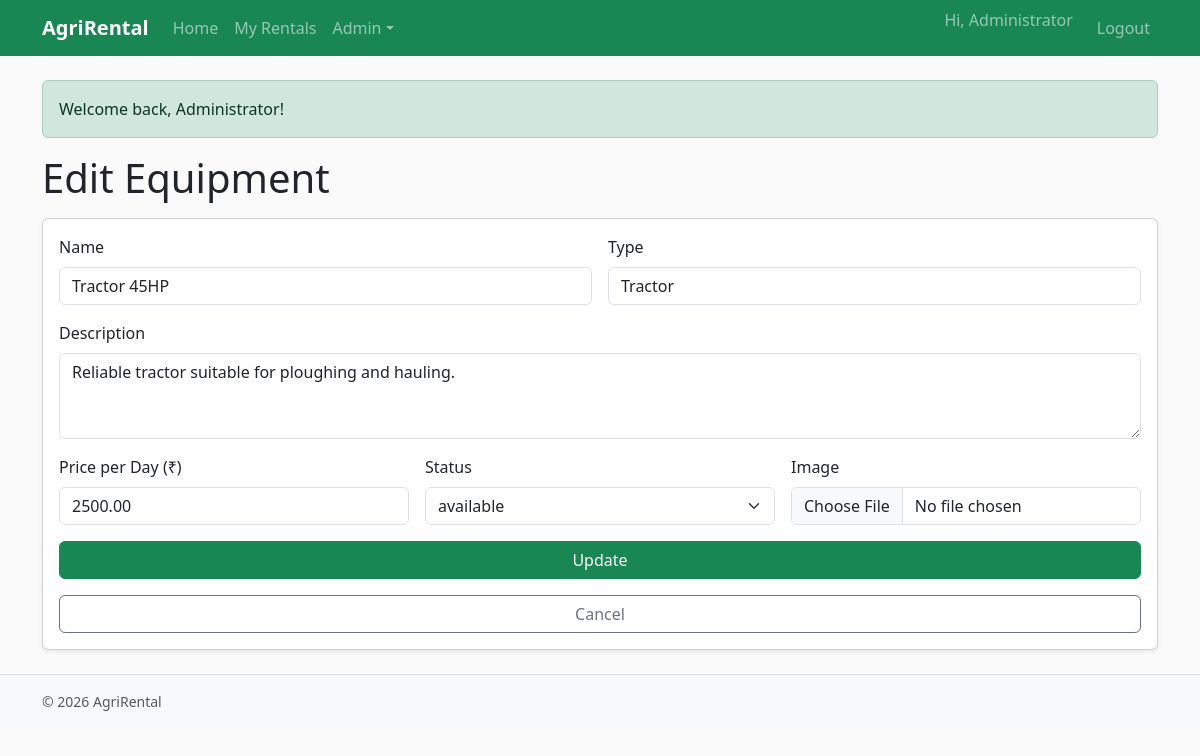
Screenshot of /public/admin/equipment_edit.php?id=1 (signed in) with the database file from the repository.
### tables this page shows
CREATE TABLE equipment (
  id INT AUTO_INCREMENT PRIMARY KEY,
  name VARCHAR(150) NOT NULL,
  type VARCHAR(100) NOT NULL,
  description TEXT,
  price_per_day DECIMAL(10,2) NOT NULL,
  status ENUM('available','unavailable') NOT NULL DEFAULT 'available',
  image VARCHAR(255),
  created_at TIMESTAMP DEFAULT CURRENT_TIMESTAMP
);

### includes/functions.php (called while the page is built, shortened)
<?php
function e($str){ return htmlspecialchars($str, ENT_QUOTES, 'UTF-8'); }
?>

### public/admin/equipment_edit.php (the view, shortened to what this page needs)
<?php
require_once __DIR__ . '/../../includes/header.php';
$id = (int)($_GET['id'] ?? 0);
$stmt = $conn->prepare("SELECT * FROM equipment WHERE id=?");
$stmt->bind_param('i',$id);
$stmt->execute();
$item = $stmt->get_result()->fetch_assoc();
?>
<h1 class="mb-3">Edit Equipment</h1>
<form class="card card-body shadow-sm" method="post" enctype="multipart/form-data">
  <div class="row g-3">
    <div class="col-md-6">
      <label class="form-label">Name</label>
      <input class="form-control" name="name" value="<?= e($item['name']) ?>" required>
    </div>
    <div class="col-md-6">
      <label class="form-label">Type</label>
      <input class="form-control" name="type" value="<?= e($item['type']) ?>" required>
    </div>
    <div class="col-12">
      <label class="form-label">Description</label>
      <textarea class="form-control" name="description" rows="3"><?= e($item['description']) ?></textarea>
    </div>
    <div class="col-md-4">
      <label class="form-label">Price per Day (₹)</label>
      <input type="number" step="0.01" class="form-control" name="price_per_day" value="<?= e($item['price_per_day']) ?>" required>
    </div>
    <div class="col-md-4">
      <label class="form-label">Status</label>
      <select class="form-select" name="status">
        <option value="available" <?= $item['status']=='available'?'selected':'' ?>>available</option>
      </select>
    </div>
    <div class="col-md-4">
      <label class="form-label">Image</label>
      <input type="file" class="form-control" name="image" accept="image/*">
    </div>
  </div>
  <button class="btn btn-success mt-3">Update</button>
  <a href="/agri_rental_full/public/admin/equipment_list.php" class="btn btn-outline-secondary mt-3">Cancel</a>
</form>
<?php require_once __DIR__ . '/../../includes/footer.php'; ?>

### assets/css/style.css (style rules this page uses)
body { background: #fafafa; }

### rows the page displays
equipment: name "Tractor 45HP", type "Tractor", description "Reliable tractor suitable for ploughing and hauling.", price_per_day "2500.00", status "available"

### other values shown
$_SESSION['user']['username'] "Administrator"
$msg "Welcome back, Administrator!"
